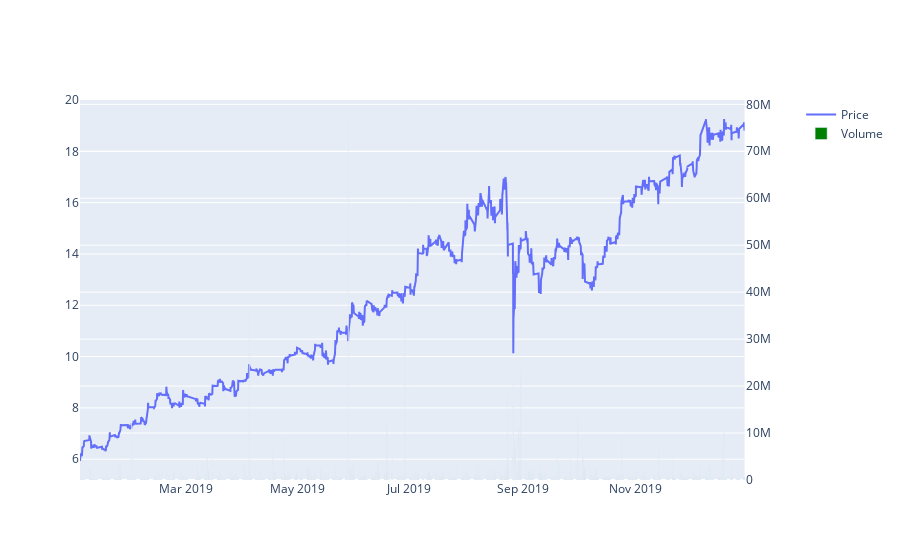

Notebook source saved alongside this figure:
### Code cell
#-----------------------------------------------------------
# Gráfico de linha, na B3 contem  somente os preços de fechamento
# Fonte: https://pythoninoffice.com/draw-stock-chart-with-python/
#-----------------------------------------------------------

import plotly.graph_objects as go

#-----------------------------------------------------------
# Somente linhas
#-----------------------------------------------------------
#fig = go.Figure(data=go.Scatter(x=df.index,y=df['close'], mode='lines'))
#fig.show()

#-----------------------------------------------------------
# Somente linhas e pontos
#-----------------------------------------------------------
#fig = go.Figure(data=go.Scatter(x=df.index,y=df['close'], mode='lines+markers'))
#fig.show()


from plotly.subplots import make_subplots
#-----------------------------------------------------------
# Neste momento, as barras de volume têm todas a mesma cor. 
#Podemos usar cores diferentes para distinguir entre um dia de alta ou de 
#baixa – verde para dias de alta e vermelho para dias de baixa.
#Para fazer isso, basta calcular a mudança diária (positiva ou negativa) 
#e inserir uma coluna de cores em nosso dataframe
#-----------------------------------------------------------
df['diff'] = df['close'] - df['open']
df.loc[df['diff']>=0, 'color'] = 'green'
df.loc[df['diff']<0, 'color'] = 'red'

fig = make_subplots(specs=[[{"secondary_y": True}]])

#-----------------------------------------------------------
# Apesar do preço de fechamento do ativo ser o item mais avaliado, 
# o gráfico de linhas também permite visualizar valores de abertura, 
# mínimas ou máximas de forma separada.
#-----------------------------------------------------------

#-----------------------------------------------------------
# O gráfico de linhas
#-----------------------------------------------------------
fig.add_trace(go.Scatter(x=df.index,y=df['close'],name='Price'),secondary_y=False)

#-----------------------------------------------------------
# O gráfico de barras
#-----------------------------------------------------------
fig.add_trace(go.Bar(x=df.index,y=df['Volume'],name='Volume', marker={'color':df['color']}),secondary_y=True)
fig.show()

### Figure 1 — Plotly figure (JSON) as saved in the notebook; plotly's stock layout.template omitted (floating-point values rounded to 4 significant figures; data arrays with more than 128 entries replaced by an {"elided": "..."} marker saying what was removed)
{"data": [{"name": "Price", "type": "scatter", "x": {"elided": "3917 str values"}, "xaxis": "x", "y": {"elided": "3917 float values"}, "yaxis": "y"}, {"marker": {"color": {"elided": "3917 str values"}}, "name": "Volume", "type": "bar", "x": {"elided": "3917 str values"}, "xaxis": "x", "y": {"elided": "3917 int values"}, "yaxis": "y2"}], "layout": {"autosize": true, "xaxis": {"anchor": "y", "autorange": true, "domain": [0, 0.94], "range": ["2019-01-02 09:45", "2019-12-30 17:45"], "type": "date"}, "yaxis": {"anchor": "x", "autorange": true, "domain": [0, 1], "range": [5.189, 20.0], "type": "linear"}, "yaxis2": {"anchor": "x", "autorange": true, "overlaying": "y", "range": [0, 80920000.0], "side": "right", "type": "linear"}}}
